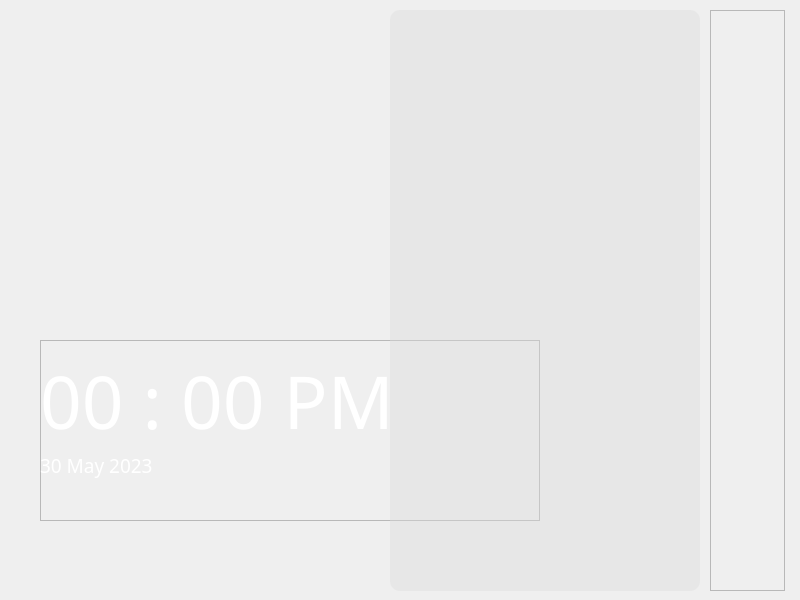
<?xml version="1.0" encoding="UTF-8"?>
<ui version="4.0">
 <class>MainWindow</class>
 <widget class="QMainWindow" name="MainWindow">
  <property name="geometry">
   <rect>
    <x>0</x>
    <y>0</y>
    <width>800</width>
    <height>600</height>
   </rect>
  </property>
  <property name="windowTitle">
   <string>MainWindow</string>
  </property>
  <widget class="QWidget" name="centralwidget">
   <widget class="QFrame" name="clock_widget">
    <property name="geometry">
     <rect>
      <x>40</x>
      <y>340</y>
      <width>500</width>
      <height>181</height>
     </rect>
    </property>
    <property name="frameShape">
     <enum>QFrame::StyledPanel</enum>
    </property>
    <property name="frameShadow">
     <enum>QFrame::Raised</enum>
    </property>
    <widget class="QLabel" name="time">
     <property name="geometry">
      <rect>
       <x>0</x>
       <y>0</y>
       <width>500</width>
       <height>121</height>
      </rect>
     </property>
     <property name="font">
      <font>
       <family>Inria Sans</family>
       <pointsize>55</pointsize>
       <bold>false</bold>
      </font>
     </property>
     <property name="styleSheet">
      <string notr="true">color:white</string>
     </property>
     <property name="text">
      <string>00 : 00 PM</string>
     </property>
     <property name="alignment">
      <set>Qt::AlignLeading|Qt::AlignLeft|Qt::AlignVCenter</set>
     </property>
     <property name="margin">
      <number>23</number>
     </property>
    </widget>
    <widget class="QLabel" name="label_2">
     <property name="geometry">
      <rect>
       <x>0</x>
       <y>80</y>
       <width>450</width>
       <height>91</height>
      </rect>
     </property>
     <property name="font">
      <font>
       <family>Inria Sans</family>
       <pointsize>14</pointsize>
      </font>
     </property>
     <property name="styleSheet">
      <string notr="true">color:white;</string>
     </property>
     <property name="text">
      <string>30 May 2023</string>
     </property>
     <property name="alignment">
      <set>Qt::AlignLeading|Qt::AlignLeft|Qt::AlignVCenter</set>
     </property>
     <property name="margin">
      <number>30</number>
     </property>
    </widget>
   </widget>
   <widget class="QFrame" name="launchbar">
    <property name="geometry">
     <rect>
      <x>710</x>
      <y>10</y>
      <width>75</width>
      <height>581</height>
     </rect>
    </property>
    <property name="minimumSize">
     <size>
      <width>10</width>
      <height>10</height>
     </size>
    </property>
    <property name="font">
     <font>
      <pointsize>12</pointsize>
     </font>
    </property>
    <property name="styleSheet">
     <string notr="true"/>
    </property>
    <property name="frameShape">
     <enum>QFrame::StyledPanel</enum>
    </property>
    <property name="frameShadow">
     <enum>QFrame::Raised</enum>
    </property>
    <widget class="QPushButton" name="pushButton">
     <property name="geometry">
      <rect>
       <x>10</x>
       <y>10</y>
       <width>55</width>
       <height>55</height>
      </rect>
     </property>
     <property name="styleSheet">
      <string notr="true">border-image: url(:/icons/resources/logo.png);</string>
     </property>
     <property name="text">
      <string/>
     </property>
     <property name="flat">
      <bool>true</bool>
     </property>
    </widget>
   </widget>
   <widget class="QFrame" name="menubar">
    <property name="geometry">
     <rect>
      <x>390</x>
      <y>10</y>
      <width>310</width>
      <height>581</height>
     </rect>
    </property>
    <property name="styleSheet">
     <string notr="true">background-color:rgba(220, 220, 220, 100);
border-radius: 10px;</string>
    </property>
    <property name="frameShape">
     <enum>QFrame::StyledPanel</enum>
    </property>
    <property name="frameShadow">
     <enum>QFrame::Raised</enum>
    </property>
   </widget>
  </widget>
 </widget>
 <resources/>
 <connections/>
</ui>
